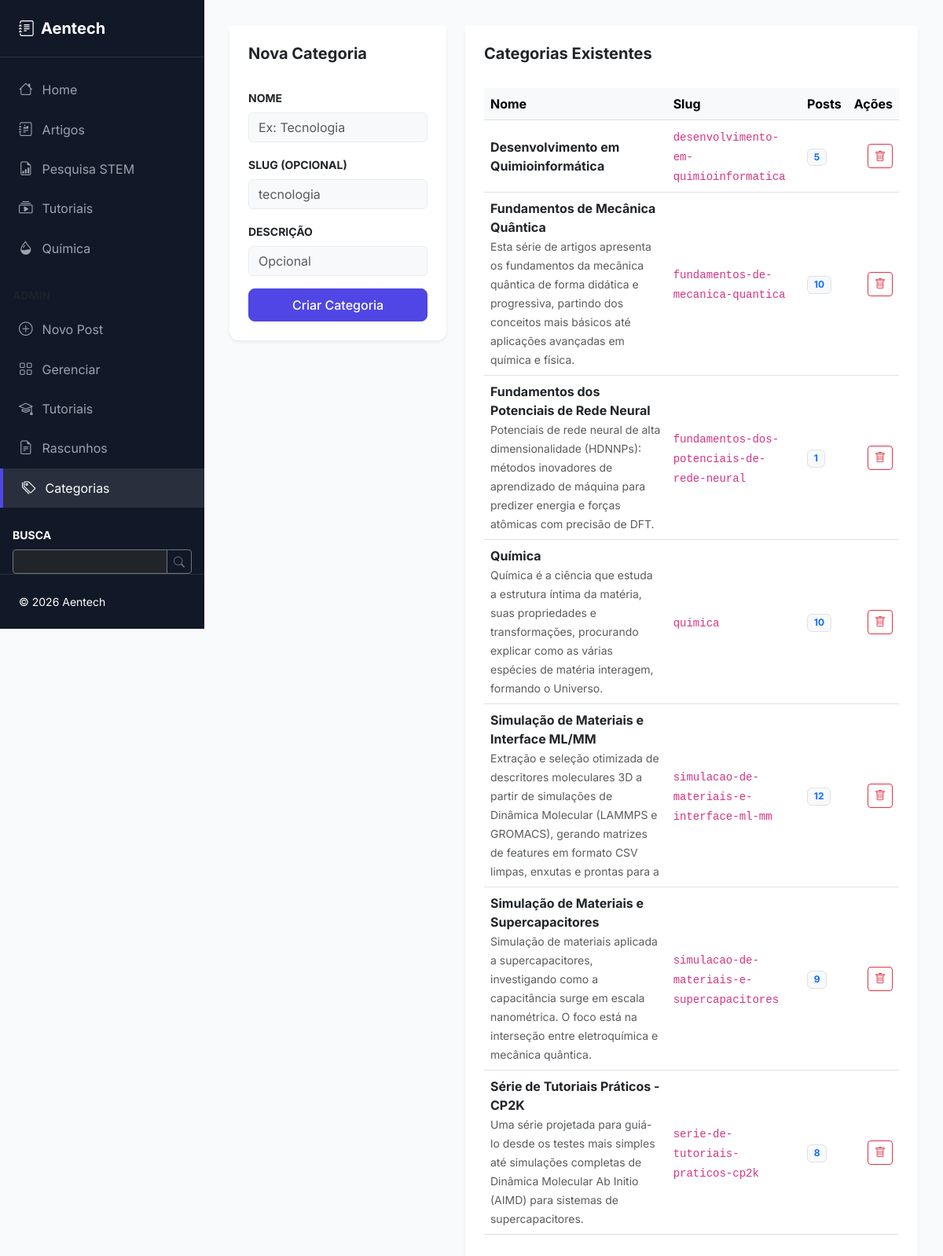
Page /categories (signed in) on the committed database.
### app/models.py (models this page shows, shortened)
class Category(db.Model):
    __tablename__ = 'categories'
    id = db.Column(db.Integer, primary_key=True)
    name = db.Column(db.String(50), unique=True, nullable=False)
    slug = db.Column(db.String(50), unique=True, nullable=False)
    description = db.Column(db.String(200))

### app/main/views.py (the view, shortened to what this page needs)
@blueprint.route('/categories', methods=['GET', 'POST'])
@admin_required
def manage_categories():
    form = CategoryForm()
    categories = Category.query.order_by(Category.name).all()
    return render_template('main/manage_categories.html', form=form, categories=categories)

### app/forms.py
class CategoryForm(FlaskForm):
    name = StringField('Name', validators=[DataRequired(), Length(max=50)])
    slug = StringField('Slug', validators=[DataRequired(), Length(max=50)])
    description = StringField('Description', validators=[Length(max=200)])
    submit = SubmitField('Save Category')

### app/__init__.py (called while the page is built)
    def _register_context_processors(self) -> None:
        @self.app.context_processor
        def inject_config():
            return dict(config=self.app.config)
        @self.app.context_processor
        def inject_utility_functions():
            from datetime import datetime
            return dict(
                now=datetime.utcnow,
                len=len,
                str=str
            )
        @self.app.context_processor
        def inject_seo():
            try:
                from app.seo import build_seo
                return dict(seo=build_seo())
            except Exception as e:  # pragma: no cover - never break rendering for SEO
                print(f"Warning: Could not build SEO context: {e}")
                return dict(seo={})

### app/auth/views.py (called while the page is built)
@blueprint.before_app_request
def load_logged_in_user():
    user_id = session.get('user_id')
    if user_id is None:
        g.current_user = None
    else:
        g.current_user = User.query.get(user_id)

@blueprint.app_context_processor
def inject_current_user():
    user_id = session.get('user_id')
    if user_id:
        user = User.query.get(user_id)
        return dict(current_user=user)
    return dict(current_user=None)

### app/main/__init__.py (called while the page is built)
@blueprint.context_processor
def inject_categories():
    return {
        'all_categories': Category.query.order_by(Category.name).all()
    }

### app/main/views.py (called while the page is built)
def admin_required(f):
    @wraps(f)
    def decorated_function(*args, **kwargs):
        user_id = session.get('user_id')
        if not user_id:
            flash('Por favor, faça login para acessar esta página.', 'warning')
            return redirect(url_for('auth.login', next=request.path))
        user = User.query.get(user_id)
        if not user or not user.is_administrator():
            flash('Acesso negado. Apenas o administrador pode realizar esta ação.', 'danger')
            return redirect(url_for('main.index'))
        return f(*args, **kwargs)
    return decorated_function

### app/models.py (called while the page is built)
    def can(self, permissions):
        return self.role is not None and \
            (self.role.permissions & permissions) == permissions

    def is_administrator(self):
        return self.can(Permission.ADMINISTER)

### app/templates/main/manage_categories.html (shortened to what this page needs)
{% extends "base.html" %}
{% block content %}
<div class="row">
    <div class="col-lg-4">
        <div class="card border-0 shadow-sm mb-4">
            <div class="card-header bg-white border-bottom-0 pt-4 px-4">
                <h5 class="fw-bold mb-0">Nova Categoria</h5>
            </div>
            <div class="card-body p-4">
                <form method="POST">
                    <div class="mb-3">
                        <label for="name" class="form-label small fw-bold text-uppercase">Nome</label>
                        {{ form.name(class="form-control border-light-subtle bg-light", placeholder="Ex: Tecnologia") }}
                    </div>
                    <div class="mb-3">
                        <label for="slug" class="form-label small fw-bold text-uppercase">Slug (opcional)</label>
                        {{ form.slug(class="form-control border-light-subtle bg-light", placeholder="tecnologia") }}
                    </div>
                    <div class="mb-3">
                        <label for="description" class="form-label small fw-bold text-uppercase">Descrição</label>
                        {{ form.description(class="form-control border-light-subtle bg-light", placeholder="Opcional") }}
                    </div>
                    <div class="d-grid">
                        <button type="submit" class="btn btn-primary">Criar Categoria</button>
                    </div>
                </form>
            </div>
        </div>
    </div>
    <div class="col-lg-8">
        <div class="card border-0 shadow-sm">
            <div class="card-header bg-white border-bottom-0 pt-4 px-4">
                <h5 class="fw-bold mb-0">Categorias Existentes</h5>
            </div>
            <div class="card-body p-4">
                <div class="table-responsive">
                    <table class="table table-hover align-middle">
                        <thead class="table-light">
                            <tr>
                                <th>Nome</th>
                                <th>Slug</th>
                                <th>Posts</th>
                                <th class="text-end">Ações</th>
                            </tr>
                        </thead>
                        <tbody>
                            {% for category in categories %}
                                <tr>
                                    <td>
                                        <span class="fw-bold">{{ category.name }}</span>
                                        {% if category.description %}
                                            <br><small class="text-muted">{{ category.description }}</small>
                                        {% endif %}
                                    </td>
                                    <td><code>{{ category.slug }}</code></td>
                                    <td><span class="badge bg-light text-primary border">{{ category.posts.count() }}</span></td>
                                    <td class="text-end">
                                        <form action="{{ url_for('main.delete_category', id=category.id) }}" method="POST" class="d-inline">
                                            <button type="submit" class="btn btn-sm btn-outline-danger" onclick="return confirm('Excluir esta categoria?')">
                                                <i class="bi bi-trash"></i>
                                            </button>
                                        </form>
                                    </td>
                                </tr>
                            {% else %}
                                <tr>
                                    <td colspan="4" class="text-center py-4 text-muted">Nenhuma categoria cadastrada.</td>
                                </tr>
                            {% endfor %}
                        </tbody>
                    </table>
                </div>
            </div>
        </div>
    </div>
</div>
{% endblock %}

### app/templates/base.html (style rules this page uses)
:root { --primary-color: #4f46e5; --primary-hover: #4338ca; --sidebar-bg: #111827; --body-bg: #f9fafb; --card-shadow: 0 1px 3px 0 rgb(0 0 0 / 0.1), 0 1px 2px -1px rgb(0 0 0 / 0.1); }
body { font-family: 'Inter', -apple-system, BlinkMacSystemFont, "Segoe UI", Roboto, Helvetica, Arial, sans-serif; background-color: var(--body-bg); color: #1f2937; }
.card { border: none; border-radius: 0.75rem; box-shadow: var(--card-shadow); transition: transform 0.2s, box-shadow 0.2s; }
.btn-primary { background-color: var(--primary-color); border-color: var(--primary-color); border-radius: 0.5rem; padding: 0.5rem 1.25rem; font-weight: 500; }

### rows in the picture
Category: name "Desenvolvimento em Quimioinformática", slug "desenvolvimento-em-quimioinformatica", posts.count "5"
Category: name "Fundamentos de Mecânica Quântica", description "Esta série de artigos apresenta os fundamentos da mecânica quântica de forma didática e progressiva, partindo dos conceitos mais básicos até aplicações avançadas em química e física.", slug "fundamentos-de-mecanica-quantica", posts.count "10"
Category: name "Fundamentos dos Potenciais de Rede Neural", description "Potenciais de rede neural de alta dimensionalidade (HDNNPs): métodos inovadores de aprendizado de máquina para predizer energia e forças atômicas com precisão de DFT.", slug "fundamentos-dos-potenciais-de-rede-neural", posts.count "1"
Category: name "Química", description "Química é a ciência que estuda a estrutura íntima da matéria, suas propriedades e transformações, procurando explicar como as várias espécies de matéria interagem, formando o Universo.", slug "quimica", posts.count "10"
Category: name "Simulação de Materiais e Interface ML/MM", description "Extração e seleção otimizada de descritores moleculares 3D a partir de simulações de Dinâmica Molecular (LAMMPS e GROMACS), gerando matrizes de features em formato CSV limpas, enxutas e prontas para a", slug "simulacao-de-materiais-e-interface-ml-mm", posts.count "12"
Category: name "Simulação de Materiais e Supercapacitores", description "Simulação de materiais aplicada a supercapacitores, investigando como a capacitância surge em escala nanométrica. O foco está na interseção entre eletroquímica e mecânica quântica.", slug "simulacao-de-materiais-e-supercapacitores", posts.count "9"
Category: name "Série de Tutoriais Práticos - CP2K", description "Uma série projetada para guiá-lo desde os testes mais simples até simulações completas de Dinâmica Molecular Ab Initio (AIMD) para sistemas de supercapacitores.", slug "serie-de-tutoriais-praticos-cp2k", posts.count "8"
